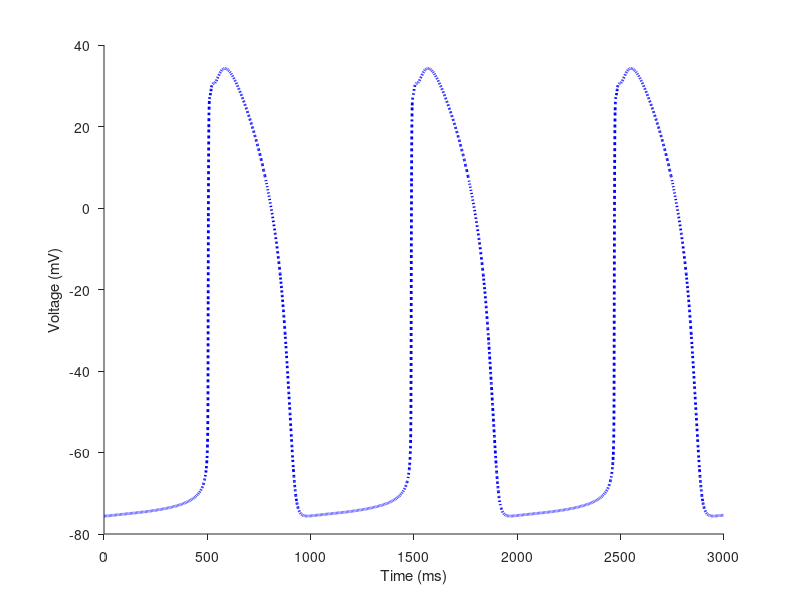

The MATLAB source for this figure:
% Kernik-Clancy iPSC-CM model
%**********************************************
%Kernik DC, Morotti S, Wu H, Garg P, Duff HJ, Kurokawa J, Jalife J, Wu JC, Grandi E, Clancy CE.
%A computational model of induced pluripotent stem-cell derived cardiomyocytes
%incorporating experimental variability from multiple data sources"
%J Physiol. 2019 Jul 6. doi: 10.1113/JP277724
%**********************************************
%
% Converted to C-code by Mao-Tsuen Jeng
%
% Colleen Clancy Lab @ UC davis
%
% May-21-2019
% Main File to generate Baseline Model Figures 10-11
%close all; clear; clc

Ys = load('ys.txt');
currents = load('currents.txt');

Time = Ys(:,1);
Cai = Ys(:,4);
Vm = Ys(:,2);

INaCa = currents(:,9);
IpCa = currents(:,10);
Iup = currents(:,15);

% %% Figure 10A & 10C: Calcium Flux analysis and Calcium Transient Trace
% ca_analysis_cpp( Time, Iup, INaCa, IpCa, Cai )
% 
% %% Figure 11A: action potential trace for baseline model 
% %figure,set(gcf,'color','w')
% figure(3);
% hold on;
% 
 plot(Time, Vm, 'b:', 'LineWidth', 2 ); %'Color', [.8 0 .18]);
 set(gca,'box','off','tickdir','out')
 ylabel('Voltage (mV)');
 xlabel('Time (ms)')
 
% hold off;


